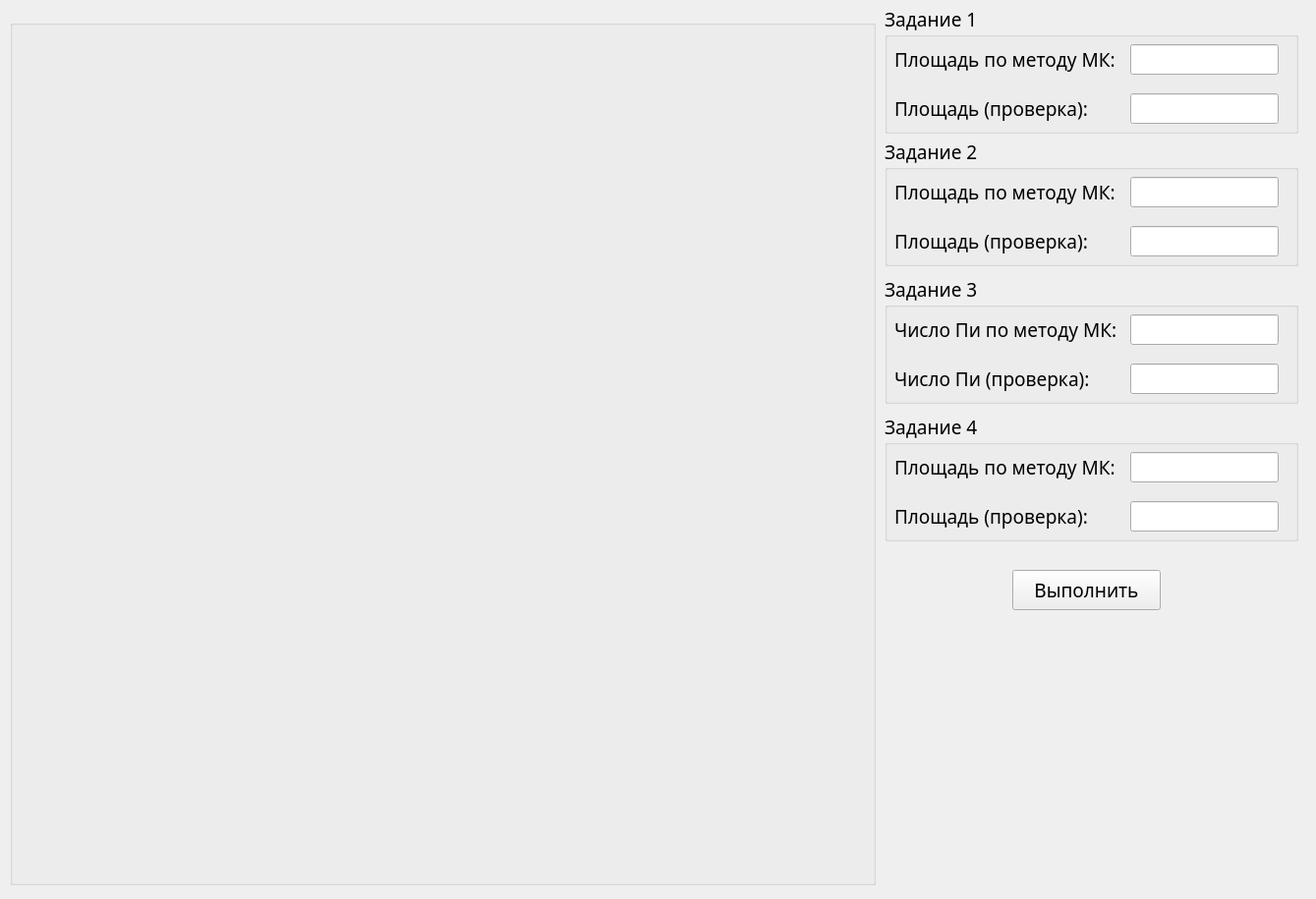
<?xml version="1.0" encoding="UTF-8"?>
<ui version="4.0">
 <class>MainWindow</class>
 <widget class="QMainWindow" name="MainWindow">
  <property name="geometry">
   <rect>
    <x>0</x>
    <y>0</y>
    <width>1339</width>
    <height>915</height>
   </rect>
  </property>
  <property name="font">
   <font>
    <family>Calibri Light</family>
    <pointsize>14</pointsize>
   </font>
  </property>
  <property name="windowTitle">
   <string>Метод Монте-Карло</string>
  </property>
  <property name="windowIcon">
   <iconset>
    <normaloff>icon.png</normaloff>icon.png</iconset>
  </property>
  <widget class="QWidget" name="centralwidget">
   <widget class="QGroupBox" name="groupBox">
    <property name="geometry">
     <rect>
      <x>900</x>
      <y>5</y>
      <width>421</width>
      <height>131</height>
     </rect>
    </property>
    <property name="title">
     <string>Задание 1</string>
    </property>
    <widget class="QLineEdit" name="lineEdit_2">
     <property name="geometry">
      <rect>
       <x>250</x>
       <y>90</y>
       <width>151</width>
       <height>31</height>
      </rect>
     </property>
     <property name="readOnly">
      <bool>true</bool>
     </property>
    </widget>
    <widget class="QLabel" name="label">
     <property name="geometry">
      <rect>
       <x>10</x>
       <y>40</y>
       <width>241</width>
       <height>31</height>
      </rect>
     </property>
     <property name="text">
      <string>Площадь по методу МК:</string>
     </property>
     <property name="wordWrap">
      <bool>true</bool>
     </property>
    </widget>
    <widget class="QLabel" name="label_2">
     <property name="geometry">
      <rect>
       <x>10</x>
       <y>90</y>
       <width>231</width>
       <height>31</height>
      </rect>
     </property>
     <property name="text">
      <string>Площадь (проверка):</string>
     </property>
     <property name="wordWrap">
      <bool>true</bool>
     </property>
    </widget>
    <widget class="QLineEdit" name="lineEdit">
     <property name="geometry">
      <rect>
       <x>250</x>
       <y>40</y>
       <width>151</width>
       <height>31</height>
      </rect>
     </property>
     <property name="readOnly">
      <bool>true</bool>
     </property>
    </widget>
   </widget>
   <widget class="QGroupBox" name="groupBox_2">
    <property name="geometry">
     <rect>
      <x>900</x>
      <y>140</y>
      <width>421</width>
      <height>131</height>
     </rect>
    </property>
    <property name="title">
     <string>Задание 2</string>
    </property>
    <widget class="QLineEdit" name="lineEdit_4">
     <property name="geometry">
      <rect>
       <x>250</x>
       <y>40</y>
       <width>151</width>
       <height>31</height>
      </rect>
     </property>
     <property name="readOnly">
      <bool>true</bool>
     </property>
    </widget>
    <widget class="QLineEdit" name="lineEdit_3">
     <property name="geometry">
      <rect>
       <x>250</x>
       <y>90</y>
       <width>151</width>
       <height>31</height>
      </rect>
     </property>
     <property name="readOnly">
      <bool>true</bool>
     </property>
    </widget>
    <widget class="QLabel" name="label_3">
     <property name="geometry">
      <rect>
       <x>10</x>
       <y>40</y>
       <width>241</width>
       <height>31</height>
      </rect>
     </property>
     <property name="text">
      <string>Площадь по методу МК:</string>
     </property>
     <property name="wordWrap">
      <bool>true</bool>
     </property>
    </widget>
    <widget class="QLabel" name="label_4">
     <property name="geometry">
      <rect>
       <x>10</x>
       <y>90</y>
       <width>231</width>
       <height>31</height>
      </rect>
     </property>
     <property name="text">
      <string>Площадь (проверка):</string>
     </property>
     <property name="wordWrap">
      <bool>true</bool>
     </property>
    </widget>
   </widget>
   <widget class="QGroupBox" name="groupBox_4">
    <property name="geometry">
     <rect>
      <x>900</x>
      <y>420</y>
      <width>421</width>
      <height>131</height>
     </rect>
    </property>
    <property name="title">
     <string>Задание 4</string>
    </property>
    <widget class="QLineEdit" name="lineEdit_8">
     <property name="geometry">
      <rect>
       <x>250</x>
       <y>40</y>
       <width>151</width>
       <height>31</height>
      </rect>
     </property>
     <property name="readOnly">
      <bool>true</bool>
     </property>
    </widget>
    <widget class="QLineEdit" name="lineEdit_7">
     <property name="geometry">
      <rect>
       <x>250</x>
       <y>90</y>
       <width>151</width>
       <height>31</height>
      </rect>
     </property>
     <property name="readOnly">
      <bool>true</bool>
     </property>
    </widget>
    <widget class="QLabel" name="label_8">
     <property name="geometry">
      <rect>
       <x>10</x>
       <y>90</y>
       <width>231</width>
       <height>31</height>
      </rect>
     </property>
     <property name="text">
      <string>Площадь (проверка):</string>
     </property>
     <property name="wordWrap">
      <bool>true</bool>
     </property>
    </widget>
    <widget class="QLabel" name="label_7">
     <property name="geometry">
      <rect>
       <x>10</x>
       <y>40</y>
       <width>241</width>
       <height>31</height>
      </rect>
     </property>
     <property name="text">
      <string>Площадь по методу МК:</string>
     </property>
     <property name="wordWrap">
      <bool>true</bool>
     </property>
    </widget>
   </widget>
   <widget class="QPushButton" name="pushButton">
    <property name="geometry">
     <rect>
      <x>1030</x>
      <y>580</y>
      <width>151</width>
      <height>41</height>
     </rect>
    </property>
    <property name="text">
     <string>Выполнить</string>
    </property>
   </widget>
   <widget class="QGroupBox" name="groupBox_3">
    <property name="geometry">
     <rect>
      <x>900</x>
      <y>280</y>
      <width>421</width>
      <height>131</height>
     </rect>
    </property>
    <property name="title">
     <string>Задание 3</string>
    </property>
    <widget class="QLineEdit" name="lineEdit_6">
     <property name="geometry">
      <rect>
       <x>250</x>
       <y>40</y>
       <width>151</width>
       <height>31</height>
      </rect>
     </property>
     <property name="readOnly">
      <bool>true</bool>
     </property>
    </widget>
    <widget class="QLabel" name="label_5">
     <property name="geometry">
      <rect>
       <x>10</x>
       <y>40</y>
       <width>241</width>
       <height>31</height>
      </rect>
     </property>
     <property name="text">
      <string>Число Пи по методу МК:</string>
     </property>
     <property name="wordWrap">
      <bool>true</bool>
     </property>
    </widget>
    <widget class="QLabel" name="label_6">
     <property name="geometry">
      <rect>
       <x>10</x>
       <y>90</y>
       <width>231</width>
       <height>31</height>
      </rect>
     </property>
     <property name="text">
      <string>Число Пи (проверка):</string>
     </property>
     <property name="wordWrap">
      <bool>true</bool>
     </property>
    </widget>
    <widget class="QLineEdit" name="lineEdit_5">
     <property name="geometry">
      <rect>
       <x>250</x>
       <y>90</y>
       <width>151</width>
       <height>31</height>
      </rect>
     </property>
     <property name="readOnly">
      <bool>true</bool>
     </property>
    </widget>
   </widget>
   <widget class="QGroupBox" name="groupBox_5">
    <property name="geometry">
     <rect>
      <x>10</x>
      <y>20</y>
      <width>881</width>
      <height>881</height>
     </rect>
    </property>
    <property name="title">
     <string/>
    </property>
   </widget>
  </widget>
 </widget>
 <resources/>
 <connections/>
</ui>
